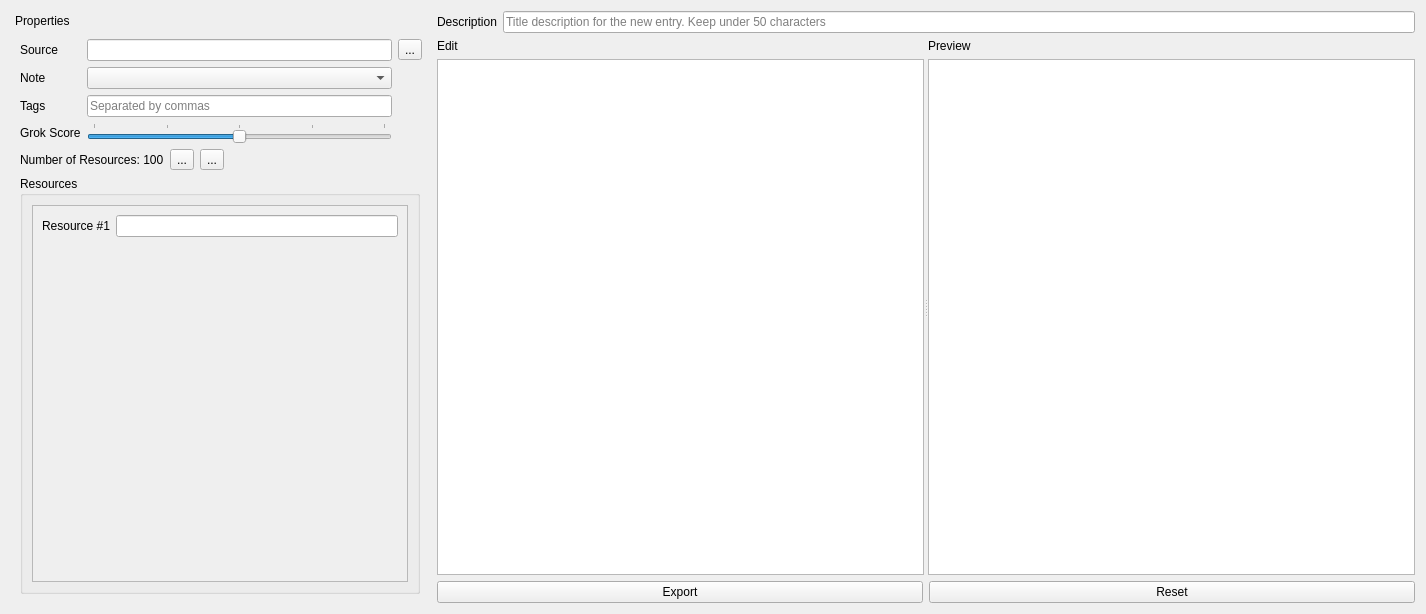
<?xml version="1.0" encoding="UTF-8"?>
<ui version="4.0">
 <class>Form</class>
 <widget class="QWidget" name="Form">
  <property name="geometry">
   <rect>
    <x>0</x>
    <y>0</y>
    <width>1426</width>
    <height>614</height>
   </rect>
  </property>
  <property name="windowTitle">
   <string>Form</string>
  </property>
  <layout class="QGridLayout" name="gridLayout_8">
   <item row="0" column="1">
    <layout class="QGridLayout" name="gridLayout_7">
     <item row="1" column="0" colspan="2">
      <layout class="QHBoxLayout" name="horizontalLayout">
       <item>
        <widget class="QLabel" name="label_description">
         <property name="text">
          <string>Description</string>
         </property>
        </widget>
       </item>
       <item>
        <widget class="QLineEdit" name="lineedit_description">
         <property name="placeholderText">
          <string>Title description for the new entry. Keep under 50 characters</string>
         </property>
        </widget>
       </item>
      </layout>
     </item>
     <item row="3" column="0">
      <widget class="QPushButton" name="button_export">
       <property name="text">
        <string>Export</string>
       </property>
      </widget>
     </item>
     <item row="2" column="0" colspan="2">
      <widget class="QSplitter" name="splitter">
       <property name="orientation">
        <enum>Qt::Horizontal</enum>
       </property>
       <widget class="QWidget" name="layoutWidget">
        <layout class="QVBoxLayout" name="verticalLayout">
         <item>
          <widget class="QLabel" name="label_edit">
           <property name="text">
            <string>Edit</string>
           </property>
          </widget>
         </item>
         <item>
          <widget class="QTextEdit" name="textedit_edit"/>
         </item>
        </layout>
       </widget>
       <widget class="QWidget" name="layoutWidget">
        <layout class="QVBoxLayout" name="verticalLayout_2">
         <item>
          <widget class="QLabel" name="label_preview">
           <property name="text">
            <string>Preview</string>
           </property>
          </widget>
         </item>
         <item>
          <widget class="QTextEdit" name="textedit_preview"/>
         </item>
        </layout>
       </widget>
      </widget>
     </item>
     <item row="3" column="1">
      <widget class="QPushButton" name="button_reset">
       <property name="text">
        <string>Reset</string>
       </property>
      </widget>
     </item>
    </layout>
   </item>
   <item row="0" column="0">
    <widget class="QDockWidget" name="dock_properties">
     <property name="minimumSize">
      <size>
       <width>420</width>
       <height>306</height>
      </size>
     </property>
     <property name="maximumSize">
      <size>
       <width>420</width>
       <height>524287</height>
      </size>
     </property>
     <property name="features">
      <set>QDockWidget::NoDockWidgetFeatures</set>
     </property>
     <property name="windowTitle">
      <string>Properties</string>
     </property>
     <widget class="QWidget" name="dockWidgetContents">
      <layout class="QGridLayout" name="gridLayout_6">
       <item row="0" column="0">
        <layout class="QVBoxLayout" name="verticalLayout_3">
         <item>
          <layout class="QGridLayout" name="gridLayout">
           <item row="1" column="0">
            <widget class="QLabel" name="label_note">
             <property name="text">
              <string>Note</string>
             </property>
            </widget>
           </item>
           <item row="1" column="1">
            <widget class="QComboBox" name="combobox_note"/>
           </item>
           <item row="0" column="1">
            <widget class="QLineEdit" name="lineedit_source">
             <property name="maximumSize">
              <size>
               <width>400</width>
               <height>16777215</height>
              </size>
             </property>
            </widget>
           </item>
           <item row="0" column="0">
            <widget class="QLabel" name="label_source">
             <property name="text">
              <string>Source</string>
             </property>
            </widget>
           </item>
           <item row="0" column="2">
            <widget class="QToolButton" name="button_filedialog">
             <property name="text">
              <string>...</string>
             </property>
            </widget>
           </item>
           <item row="2" column="1">
            <widget class="QLineEdit" name="lineedit_tags">
             <property name="placeholderText">
              <string>Separated by commas</string>
             </property>
            </widget>
           </item>
           <item row="2" column="0">
            <widget class="QLabel" name="label_tags">
             <property name="text">
              <string>Tags</string>
             </property>
            </widget>
           </item>
           <item row="3" column="0">
            <widget class="QLabel" name="label_grokscore">
             <property name="text">
              <string>Grok Score</string>
             </property>
            </widget>
           </item>
           <item row="3" column="1">
            <widget class="QSlider" name="slider_grokscore">
             <property name="maximum">
              <number>4</number>
             </property>
             <property name="value">
              <number>2</number>
             </property>
             <property name="orientation">
              <enum>Qt::Horizontal</enum>
             </property>
             <property name="tickPosition">
              <enum>QSlider::TicksAbove</enum>
             </property>
            </widget>
           </item>
          </layout>
         </item>
         <item>
          <layout class="QGridLayout" name="gridLayout_2">
           <item row="1" column="0" colspan="7">
            <widget class="QGroupBox" name="groupbox_resources">
             <property name="minimumSize">
              <size>
               <width>400</width>
               <height>0</height>
              </size>
             </property>
             <property name="maximumSize">
              <size>
               <width>400</width>
               <height>16777215</height>
              </size>
             </property>
             <property name="title">
              <string>Resources</string>
             </property>
             <layout class="QGridLayout" name="gridLayout_3">
              <item row="0" column="0">
               <widget class="QScrollArea" name="scrollArea">
                <property name="widgetResizable">
                 <bool>true</bool>
                </property>
                <widget class="QWidget" name="scrollAreaWidgetContents">
                 <property name="geometry">
                  <rect>
                   <x>0</x>
                   <y>0</y>
                   <width>374</width>
                   <height>358</height>
                  </rect>
                 </property>
                 <layout class="QGridLayout" name="gridLayout_5">
                  <item row="0" column="0">
                   <layout class="QGridLayout" name="grid_resources">
                    <item row="0" column="0">
                     <widget class="QLabel" name="label_resource1">
                      <property name="text">
                       <string>Resource #1</string>
                      </property>
                     </widget>
                    </item>
                    <item row="0" column="1">
                     <widget class="QLineEdit" name="lineedit_resource1"/>
                    </item>
                   </layout>
                  </item>
                  <item row="1" column="0">
                   <spacer name="verticalSpacer">
                    <property name="orientation">
                     <enum>Qt::Vertical</enum>
                    </property>
                    <property name="sizeHint" stdset="0">
                     <size>
                      <width>20</width>
                      <height>40</height>
                     </size>
                    </property>
                   </spacer>
                  </item>
                 </layout>
                </widget>
               </widget>
              </item>
             </layout>
            </widget>
           </item>
           <item row="0" column="0">
            <widget class="QLabel" name="label_numofresources">
             <property name="text">
              <string>Number of Resources: 100</string>
             </property>
            </widget>
           </item>
           <item row="0" column="1">
            <widget class="QToolButton" name="button_add">
             <property name="text">
              <string>...</string>
             </property>
            </widget>
           </item>
           <item row="0" column="2">
            <widget class="QToolButton" name="button_remove">
             <property name="text">
              <string>...</string>
             </property>
            </widget>
           </item>
          </layout>
         </item>
        </layout>
       </item>
      </layout>
     </widget>
    </widget>
   </item>
  </layout>
 </widget>
 <resources/>
 <connections/>
</ui>
